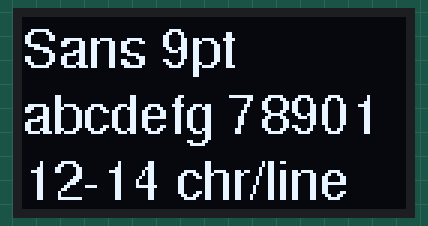
This sketch was run on a simulated Arduino Uno, built with avr-gcc and run on an emulated ATmega328P. Shown: 128×64 one-colour display. What the sketch prints to the serial monitor is not drawn.

Above: at 0.4 s.
At 4.4 s:
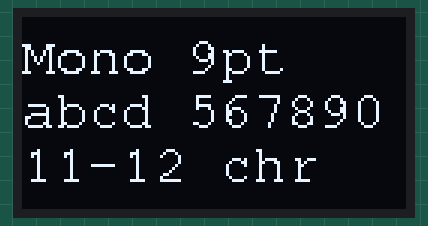
At 8.5 s:
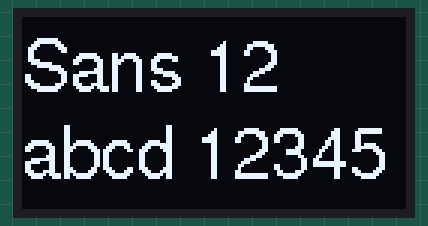

Measured:
- what the display in image 0 shows lasts 4.1 s, from 0.3 s to 4.4 s

The sketch:

OLED_Display.ino
```cpp
// Display program for using Adafruit FeatherWing OLED 128x64
// Setup to display 3 lines of 12-14 characters per line
// If using Pico, use GP4 for SDA and GP5 (pins 6/7) for SCL
// Or change appropriately using the Wire commands below
// Uses Arduino String class for text

#include <SPI.h>
#include <Wire.h>
#include <Adafruit_GFX.h>
#include <Adafruit_SH110X.h>
#include <Fonts/FreeSans9pt7b.h>
#include <Fonts/FreeMono9pt7b.h>
#include <Fonts/FreeSans12pt7b.h>

Adafruit_SH1107 display = Adafruit_SH1107(64, 128, &Wire);

String line_1_Sans_9 = "Sans 9pt";
String line_2_Sans_9 = "abcdefg 78901";
String line_3_Sans_9 = "12-14 chr/line";

String line_1_Mono = "Mono 9pt";
String line_2_Mono = "abcd 567890";
String line_3_Mono = "11-12 chr";

String line_1_Sans_12 = "Sans 12";
String line_2_Sans_12 = "abcd 12345";

void setup() {
    Serial.begin(115200);
    while (!Serial) {delay(100);}
    Serial.println("128x64 OLED FeatherWing test");

    delay(250); // wait for the OLED to power up
    // display.begin(0x3C, true); // Address 0x3C default
    if (!display.begin(0x3C, true))
    {
        Serial.println("Display not found!");
    }
    else
    {
        Serial.println("OLED begun");

        // setup display parameters
        display.setRotation(1);
        display.setTextSize(1);
        display.setTextColor(SH110X_WHITE);

        // Three steps to display, all must be done
        // 1. Clear buffer and display
        display.clearDisplay();
        display.display();

        // 2. Set start location and font
        display.setCursor(0,10);
        display.setFont(&FreeSans9pt7b);

        // 3. Build display buffer then display
        display.println(line_1_Sans_9);
        display.println(line_2_Sans_9);
        display.println(line_3_Sans_9);
        display.display(); // display all of the above

        delay(4000);

        // 1. Clear buffer and display
        display.clearDisplay();
        display.display();

        // 2. Set start location and font
        display.setCursor(0,18);
        display.setFont(&FreeMono9pt7b);

        /// 3. Build display buffer then display
        display.println(line_1_Mono);
        display.println(line_2_Mono);
        display.println(line_3_Mono);
        display.display(); // actually display all of the above

        delay(4000);

        // 1. Clear buffer and display
        display.clearDisplay();
        display.display();

        // 2. Set start location and font
        display.setCursor(0,24);
        display.setFont(&FreeSans12pt7b);

        // 3. Build display buffer then display
        display.println(line_1_Sans_12);
        display.println(line_2_Sans_12);
        display.display(); // actually display all of the above
    }
}

void loop() {

}
```
